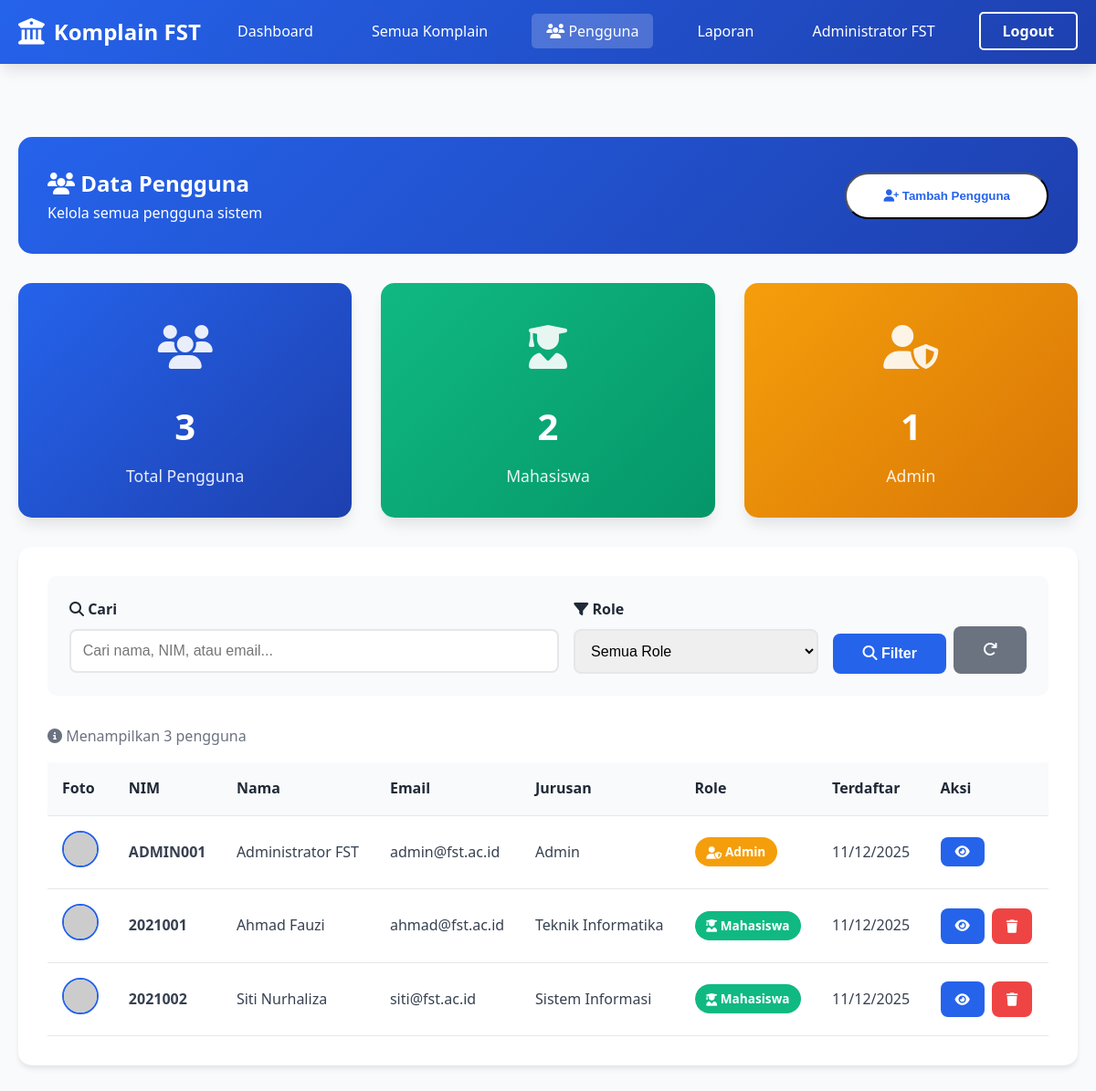
Screenshot of /pengguna.php (signed in) with the database file from the repository.
### tables this page shows
CREATE TABLE IF NOT EXISTS users (
    id INT PRIMARY KEY AUTO_INCREMENT,
    nim VARCHAR(20) UNIQUE NOT NULL,
    nama VARCHAR(100) NOT NULL,
    email VARCHAR(100) UNIQUE NOT NULL,
    password VARCHAR(255) NOT NULL,
    jurusan VARCHAR(50) NOT NULL,
    no_telp VARCHAR(15),
    role ENUM('mahasiswa', 'admin') DEFAULT 'mahasiswa',
    foto_profil VARCHAR(255) DEFAULT 'default.jpg',
    created_at TIMESTAMP DEFAULT CURRENT_TIMESTAMP
);

### pengguna.php (the view, shortened to what this page needs)
<?php
require_once 'config.php';
$search = isset($_GET['search']) ? clean($_GET['search']) : '';
$query = "SELECT * FROM users WHERE 1=1";
$query .= " ORDER BY created_at DESC";
$result = mysqli_query($conn, $query);
$total_users = mysqli_fetch_assoc(mysqli_query($conn, "SELECT COUNT(*) as total FROM users"))['total'];
$total_mahasiswa = mysqli_fetch_assoc(mysqli_query($conn, "SELECT COUNT(*) as total FROM users WHERE role='mahasiswa'"))['total'];
$total_admin = mysqli_fetch_assoc(mysqli_query($conn, "SELECT COUNT(*) as total FROM users WHERE role='admin'"))['total'];
?>
<!DOCTYPE html>
<html lang="id">
<head>
    <link rel="stylesheet" href="css/style.css">
    <link rel="stylesheet" href="https://cdnjs.cloudflare.com/ajax/libs/font-awesome/6.4.0/css/all.min.css">
</head>
<body>
    <nav class="navbar">
        <div class="container">
            <div class="nav-brand">
                <i class="fas fa-university"></i>
                <span>Komplain FST</span>
            </div>
            <ul class="nav-menu">
                <li><a href="dashboard.php">Dashboard</a></li>
                <li><a href="komplain-saya.php">Semua Komplain</a></li>
                <li><a href="pengguna.php" class="active"><i class="fas fa-users"></i> Pengguna</a></li>
                <li><a href="laporan.php">Laporan</a></li>
                <li><a href="profil.php"><?php echo $_SESSION['nama']; ?></a></li>
                <li><a href="logout.php" class="btn-nav-outline">Logout</a></li>
            </ul>
        </div>
    </nav>
    <section class="dashboard">
        <div class="container">
            <div class="dashboard-header">
                <div>
                    <h1><i class="fas fa-users"></i> Data Pengguna</h1>
                    <p>Kelola semua pengguna sistem</p>
                </div>
                <button onclick="document.getElementById('addUserModal').style.display='block'" class="btn-primary">
                    <i class="fas fa-user-plus"></i> Tambah Pengguna
                </button>
            </div>
            <div class="stats-grid" style="margin-bottom: 2rem; grid-template-columns: repeat(auto-fit, minmax(250px, 1fr));">
                <div class="stat-card">
                    <div class="stat-icon"><i class="fas fa-users"></i></div>
                    <h3 class="stat-number"><?php echo $total_users; ?></h3>
                    <p class="stat-label">Total Pengguna</p>
                </div>
                <div class="stat-card" style="background: linear-gradient(135deg, #10b981, #059669);">
                    <div class="stat-icon"><i class="fas fa-user-graduate"></i></div>
                    <h3 class="stat-number"><?php echo $total_mahasiswa; ?></h3>
                    <p class="stat-label">Mahasiswa</p>
                </div>
                <div class="stat-card" style="background: linear-gradient(135deg, #f59e0b, #d97706);">
                    <div class="stat-icon"><i class="fas fa-user-shield"></i></div>
                    <h3 class="stat-number"><?php echo $total_admin; ?></h3>
                    <p class="stat-label">Admin</p>
                </div>
            </div>
            <div class="card">
                <div style="padding: 1.5rem; background: #f9fafb; border-radius: 10px; margin-bottom: 2rem;">
                    <form method="GET" action="">
                        <div style="display: grid; grid-template-columns: 2fr 1fr auto; gap: 1rem;">
                            <div class="form-group" style="margin-bottom: 0;">
                                <label for="search"><i class="fas fa-search"></i> Cari</label>
                                <input type="text" id="search" name="search" class="form-control"
                                       placeholder="Cari nama, NIM, atau email..." value="<?php echo $search; ?>">
                            </div>
                            <div class="form-group" style="margin-bottom: 0;">
                                <label for="role"><i class="fas fa-filter"></i> Role</label>
                                <select id="role" name="role" class="form-control">
                                    <option value="">Semua Role</option>
                                </select>
                            </div>
                            <div style="display: flex; gap: 0.5rem; align-items: end;">
                                <button type="submit" class="btn btn-primary-form">
                                    <i class="fas fa-search"></i> Filter
                                </button>
                                <a href="pengguna.php" class="btn" style="background: #6b7280; color: white;">
                                    <i class="fas fa-redo"></i>
                                </a>
                            </div>
                        </div>
                    </form>
                </div>
                <div style="padding: 0 0 1rem 0; color: #6b7280;">
                    <i class="fas fa-info-circle"></i>
                    Menampilkan <?php echo mysqli_num_rows($result); ?> pengguna
                </div>
                <?php if(mysqli_num_rows($result) > 0): ?>
                <div style="overflow-x: auto;">
                    <table class="table">
                        <thead>
                            <tr>
                                <th>Foto</th>
                                <th>NIM</th>
                                <th>Nama</th>
                                <th>Email</th>
                                <th>Jurusan</th>
                                <th>Role</th>
                                <th>Terdaftar</th>
                                <th>Aksi</th>
                            </tr>
                        </thead>
                        <tbody>
                            <?php while($user = mysqli_fetch_assoc($result)): ?>
                            <tr>
                                <td>
                                    <img src="https://ui-avatars.com/api/?name=<?php echo urlencode($user['nama']); ?>&size=40&background=2563eb&color=fff"
                                         style="width: 40px; height: 40px; border-radius: 50%; border: 2px solid var(--primary);">
                                </td>
                                <td><strong><?php echo $user['nim']; ?></strong></td>
                                <td><?php echo $user['nama']; ?></td>
                                <td><?php echo $user['email']; ?></td>
                                <td><?php echo $user['jurusan']; ?></td>
                                <td>
                                    <span class="badge" style="<?php echo $user['role'] == 'admin' ? 'background: #f59e0b; color: white;' : 'background: #10b981; color: white;'; ?>">
                                        <i class="fas fa-<?php echo $user['role'] == 'admin' ? 'user-shield' : 'user-graduate'; ?>"></i>
                                        <?php echo ucfirst($user['role']); ?>
                                    </span>
                                </td>
                                <td><?php echo date('d/m/Y', strtotime($user['created_at'])); ?></td>
                                <td>
                                    <div style="display: flex; gap: 0.5rem;">
                                        <button onclick="viewUser(<?php echo htmlspecialchars(json_encode($user)); ?>)"
                                                class="btn btn-primary-form" style="padding: 0.5rem 1rem; font-size: 0.9rem;">
                                            <i class="fas fa-eye"></i>
                                        </button>
                                        <?php if($user['id'] != $_SESSION['user_id']): ?>
                                        <a href="?delete&id=<?php echo $user['id']; ?>"
                                           class="btn btn-danger" style="padding: 0.5rem 1rem; font-size: 0.9rem;"
                                           onclick="return confirm('Hapus pengguna <?php echo $user['nama']; ?>?')">
                                            <i class="fas fa-trash"></i>
                                        </a>
                                        <?php endif; ?>
                                    </div>
                                </td>
                            </tr>
                            <?php endwhile; ?>
                        </tbody>
                    </table>
                </div>
                <?php endif; ?>
            </div>
        </div>
    </section>
</body>
</html>

### css/style.css (style rules this page uses)
* { margin: 0; padding: 0; box-sizing: border-box; }
:root { --primary: #2563eb; --primary-dark: #1e40af; --secondary: #10b981; --danger: #ef4444; --warning: #f59e0b; --dark: #1f2937; --light: #f9fafb; --white: #ffffff; --text: #374151; --border: #e5e7eb; --shadow: 0 4px 6px -1px rgba(0, 0, 0, 0.1); --shadow-lg: 0 10px 15px -3px rgba(0, 0, 0, 0.1); }
body { font-family: 'Segoe UI', Tahoma, Geneva, Verdana, sans-serif; line-height: 1.6; color: var(--text); background: var(--light); }
.container { max-width: 1200px; margin: 0 auto; padding: 0 20px; }
.navbar { background: linear-gradient(135deg, var(--primary), var(--primary-dark)); color: var(--white); padding: 1rem 0; position: sticky; top: 0; z-index: 1000; box-shadow: var(--shadow-lg); }
.navbar .container { display: flex; justify-content: space-between; align-items: center; }
.nav-brand { display: flex; align-items: center; gap: 10px; font-size: 1.5rem; font-weight: bold; }
.nav-brand i { font-size: 1.8rem; }
.nav-menu { display: flex; list-style: none; gap: 2rem; align-items: center; }
.nav-menu a { color: var(--white); text-decoration: none; transition: all 0.3s; padding: 0.5rem 1rem; border-radius: 5px; }
.nav-menu a:hover, .nav-menu a.active { background: rgba(255, 255, 255, 0.2); }
.btn-nav-outline { border: 2px solid var(--white); padding: 0.5rem 1.5rem !important; border-radius: 25px; font-weight: 600; }
.btn-primary, .btn-secondary { padding: 1rem 2.5rem; border-radius: 30px; text-decoration: none; font-weight: 600; transition: all 0.3s; display: inline-block; }
.btn-primary { background: var(--white); color: var(--primary); }
.stats-grid { display: grid; grid-template-columns: repeat(auto-fit, minmax(250px, 1fr)); gap: 2rem; }
.stat-card { text-align: center; padding: 2rem; background: linear-gradient(135deg, var(--primary), var(--primary-dark)); color: var(--white); border-radius: 15px; box-shadow: var(--shadow-lg); transition: transform 0.3s; }
.stat-icon { font-size: 3rem; margin-bottom: 1rem; opacity: 0.9; }
.stat-number { font-size: 2.5rem; font-weight: bold; margin-bottom: 0.5rem; }
.stat-label { font-size: 1.1rem; opacity: 0.9; }
.form-group { margin-bottom: 1.5rem; }
.form-group label { display: block; margin-bottom: 0.5rem; color: var(--dark); font-weight: 600; }
.form-control { width: 100%; padding: 0.8rem; border: 2px solid var(--border); border-radius: 8px; font-size: 1rem; transition: 0.3s; }
.btn { padding: 0.8rem 2rem; border: none; border-radius: 8px; font-size: 1rem; font-weight: 600; cursor: pointer; transition: 0.3s; text-decoration: none; display: inline-block; }
.btn-primary-form { background: var(--primary); color: var(--white); }
.btn-danger { background: var(--danger); color: var(--white); }
.dashboard { padding: 80px 0; min-height: 100vh; }
.dashboard-header { background: linear-gradient(135deg, var(--primary), var(--primary-dark)); color: var(--white); padding: 2rem; border-radius: 15px; margin-bottom: 2rem; display: flex; justify-content: space-between; align-items: center; }
.card { background: var(--white); padding: 2rem; border-radius: 15px; box-shadow: var(--shadow); margin-bottom: 2rem; }
.table { width: 100%; border-collapse: collapse; }
.table th, .table td { padding: 1rem; text-align: left; border-bottom: 1px solid var(--border); }
.table th { background: var(--light); color: var(--dark); font-weight: 600; }
.badge { padding: 0.4rem 0.8rem; border-radius: 20px; font-size: 0.85rem; font-weight: 600; }

### rows the page displays
users: nim "ADMIN001", nama "Administrator FST", email "admin@fst.ac.id", jurusan "Admin", role "Admin", created_at "11/12/2025"
users: nim "2021001", nama "Ahmad Fauzi", email "ahmad@fst.ac.id", jurusan "Teknik Informatika", role "Mahasiswa", created_at "11/12/2025"
users: nim "2021002", nama "Siti Nurhaliza", email "siti@fst.ac.id", jurusan "Sistem Informasi", role "Mahasiswa", created_at "11/12/2025"

### other values shown
$_SESSION['nama'] "Administrator FST"
$total_users "3"
$total_mahasiswa "2"
$total_admin "1"
mysqli_num_rows($result) "3"
